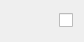
<?xml version="1.0" encoding="UTF-8"?>
<ui version="4.0">
 <class>TaskCheckBox</class>
 <widget class="QWidget" name="TaskCheckBox">
  <property name="geometry">
   <rect>
    <x>0</x>
    <y>0</y>
    <width>84</width>
    <height>38</height>
   </rect>
  </property>
  <property name="windowTitle">
   <string>Form</string>
  </property>
  <layout class="QHBoxLayout" name="horizontalLayout">
   <item>
    <widget class="QLabel" name="titleLabel">
     <property name="text">
      <string/>
     </property>
    </widget>
   </item>
   <item>
    <spacer name="horizontalSpacer">
     <property name="orientation">
      <enum>Qt::Horizontal</enum>
     </property>
     <property name="sizeHint" stdset="0">
      <size>
       <width>40</width>
       <height>20</height>
      </size>
     </property>
    </spacer>
   </item>
   <item>
    <widget class="QCheckBox" name="checkBox">
     <property name="text">
      <string/>
     </property>
    </widget>
   </item>
  </layout>
 </widget>
 <resources/>
 <connections/>
</ui>
